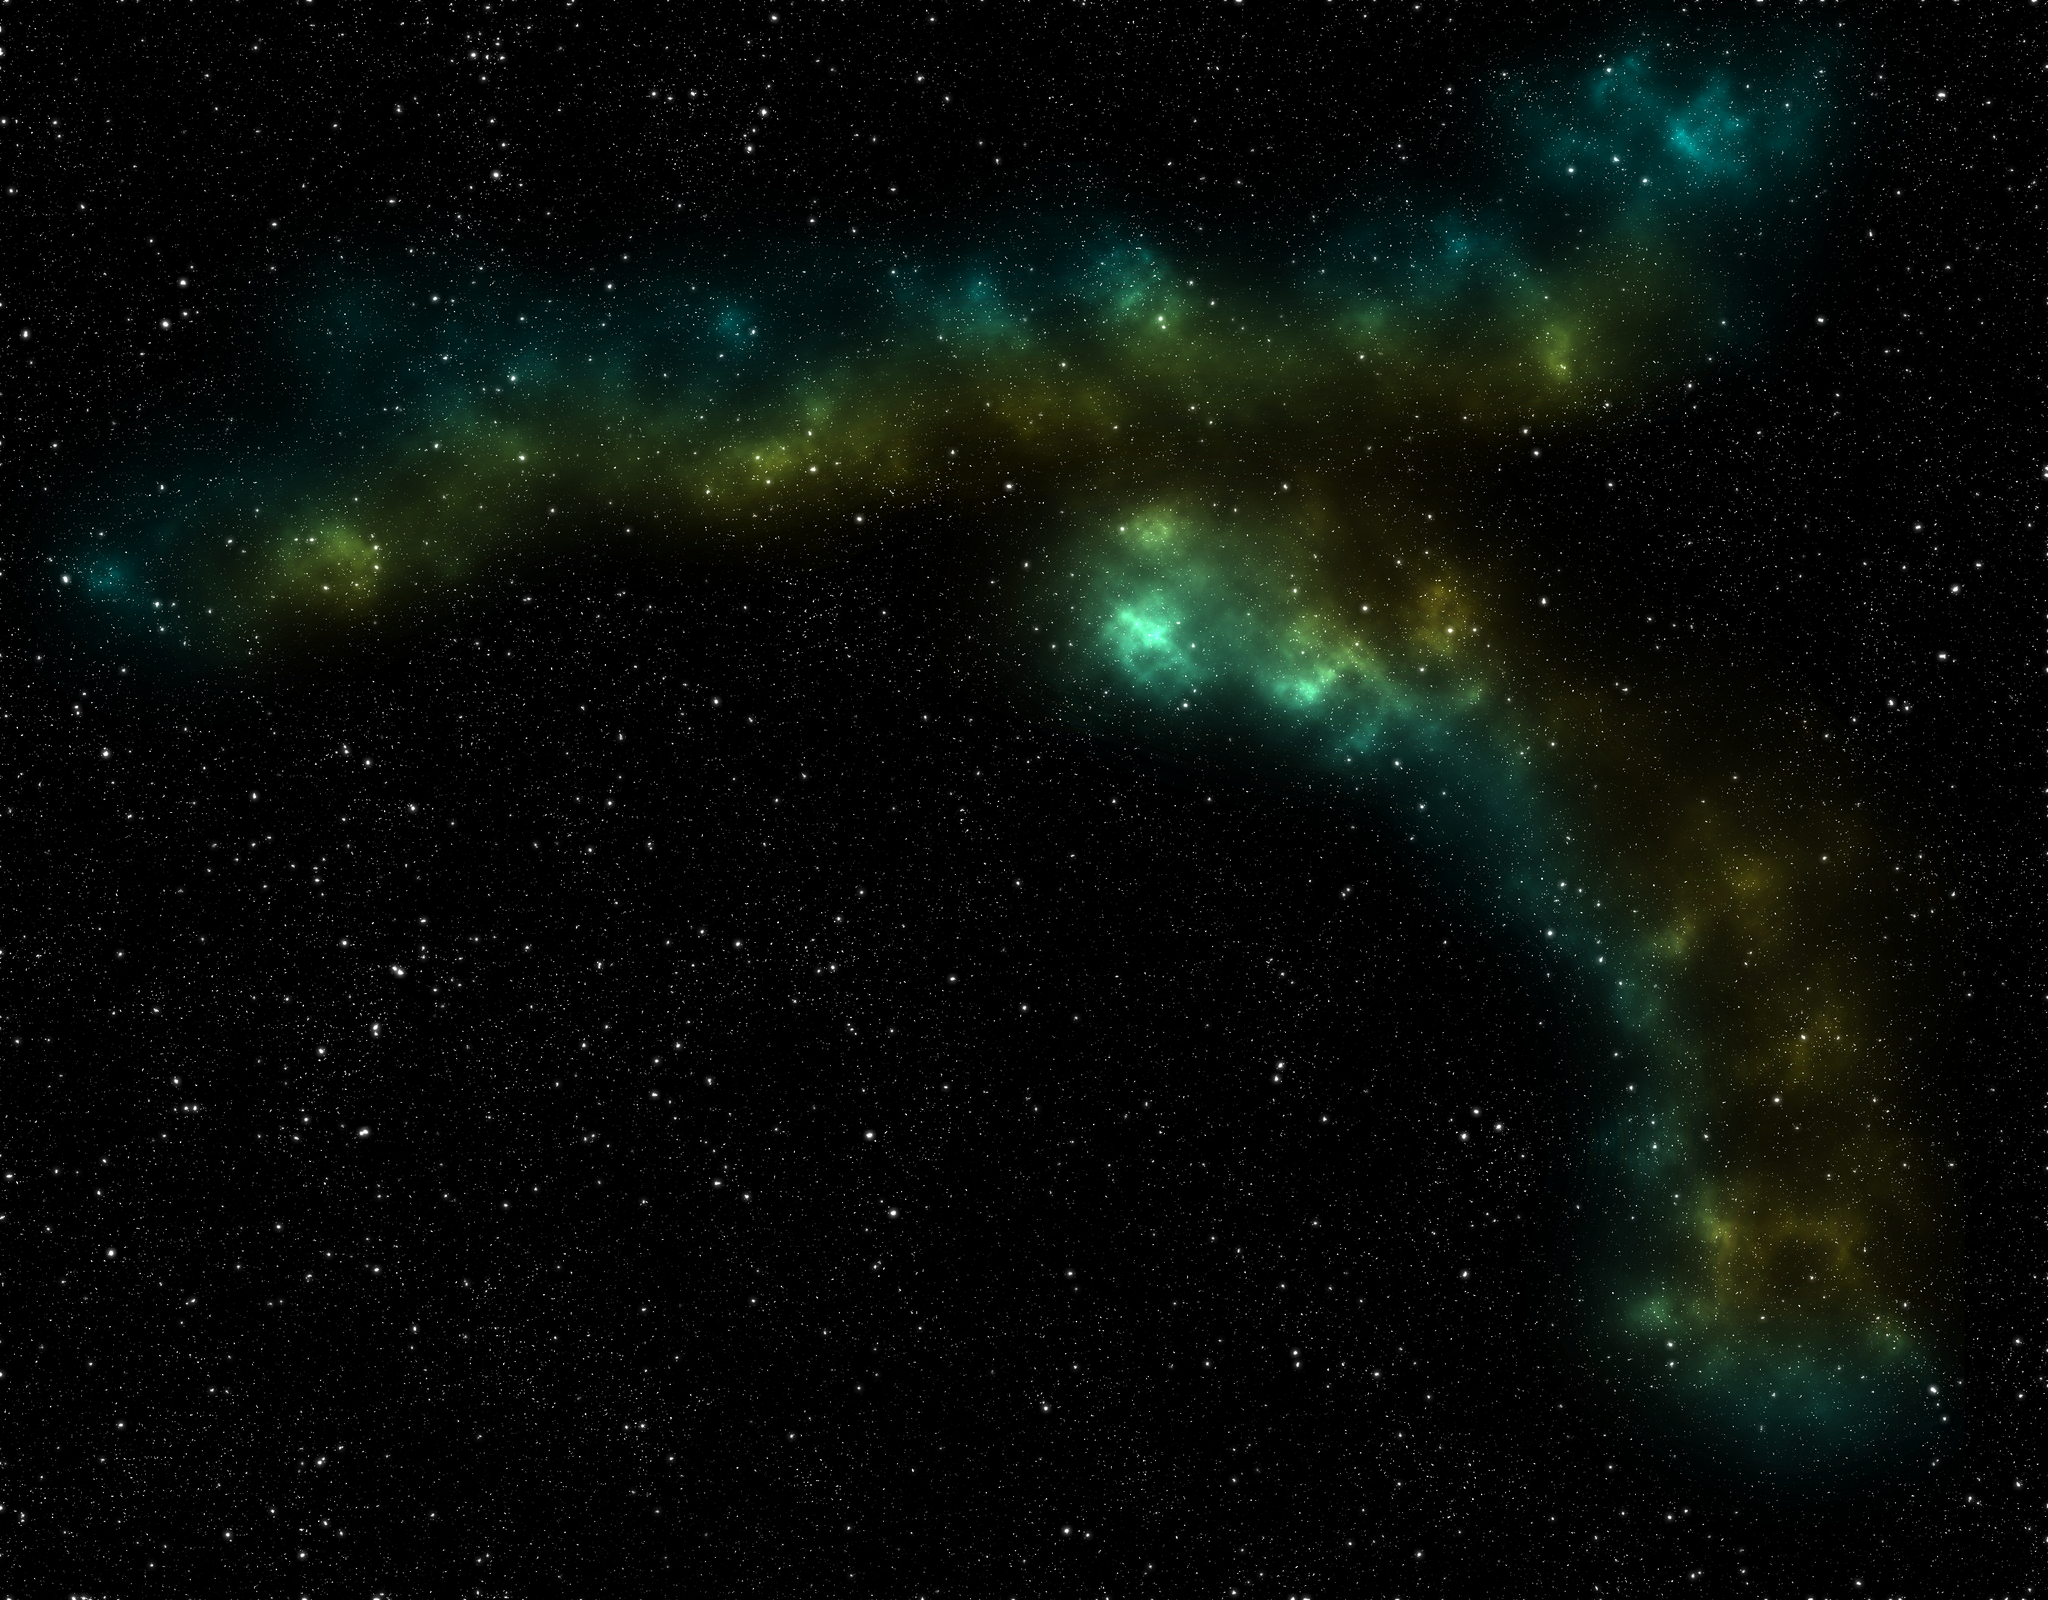

A level layout from a 2D game, rendered from its tile map. Below: a short description, then the map file with tile-grid data replaced by summaries:
An orthogonal 128x100 tile map with 25x25 px tiles, 1 tile layer (Background) and 9 objects (PlayerSpaceship, TopLeftBounds, BottomLeftBounds, BottomRightBounds, TopRightBounds, ...).

<map version="1.2" tiledversion="1.3.3" orientation="orthogonal" renderorder="right-down" width="128" height="100" tilewidth="25" tileheight="25" infinite="0" nextlayerid="8" nextobjectid="12">
 <tileset firstgid="1" source="background.tsx" />
 <layer id="7" name="Background" width="128" height="100">
  <data>[12800 cells, 12800 non-empty, 12800 distinct tile ids]</data>
 </layer>
 <objectgroup id="4" name="PlayerShip">
  <object id="11" name="PlayerSpaceship" x="1577.75" y="1231.5" width="99" height="75" />
 </objectgroup>
 <objectgroup id="3" name="Bounds">
  <object id="1" name="TopLeftBounds" x="0" y="0" width="50" height="50" />
  <object id="2" name="BottomLeftBounds" x="0" y="2450" width="50" height="50" />
  <object id="3" name="BottomRightBounds" x="3150" y="2450" width="50" height="50" />
  <object id="4" name="TopRightBounds" x="3150" y="0" width="50" height="50" />
  <object id="5" name="TopBounds" x="50" y="0" width="3100" height="50" />
  <object id="7" name="BottomBounds" x="50" y="2450" width="3100" height="50" />
  <object id="8" name="RightBounds" x="0" y="50" width="50" height="2400" />
  <object id="10" name="LeftBounds" x="3150" y="50" width="50" height="2400" />
 </objectgroup>
</map>
